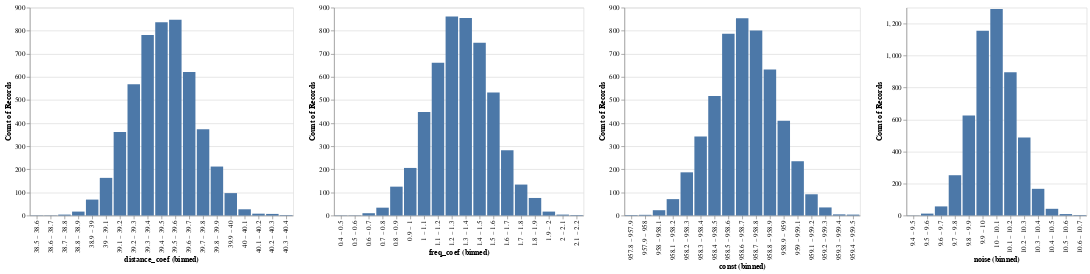

The code cell stored with this chart in its notebook:
### Markdown cell above
# Posterior distributions

### Code cell
import altair as alt

base = alt.Chart(pd.DataFrame(posterior).head(5000)).mark_bar().encode(y="count()")
base.encode(
    x=alt.X("distance_coef:O").bin(maxbins=20),
) | base.encode(
    x=alt.X("freq_coef:O").bin(maxbins=20),
) | base.encode(
    x=alt.X("const:O").bin(maxbins=20),
) | base.encode(
    x=alt.X("noise:O").bin(maxbins=20),
)

### Figure 1 — Vega-Lite specification as saved in the notebook (floating-point values rounded to 4 significant figures; data arrays with more than 128 entries replaced by an {"elided": "..."} marker saying what was removed)
{"config": {"view": {"continuousWidth": 300, "continuousHeight": 300}}, "hconcat": [{"mark": {"type": "bar"}, "encoding": {"x": {"bin": {"maxbins": 20}, "field": "distance_coef", "type": "ordinal"}, "y": {"aggregate": "count", "type": "quantitative"}}}, {"mark": {"type": "bar"}, "encoding": {"x": {"bin": {"maxbins": 20}, "field": "freq_coef", "type": "ordinal"}, "y": {"aggregate": "count", "type": "quantitative"}}}, {"mark": {"type": "bar"}, "encoding": {"x": {"bin": {"maxbins": 20}, "field": "const", "type": "ordinal"}, "y": {"aggregate": "count", "type": "quantitative"}}}, {"mark": {"type": "bar"}, "encoding": {"x": {"bin": {"maxbins": 20}, "field": "noise", "type": "ordinal"}, "y": {"aggregate": "count", "type": "quantitative"}}}], "data": {"name": "data-c15f2c12a3af417d05b4dbd906bd84cc"}, "$schema": "https://vega.github.io/schema/vega-lite/v5.17.0.json", "datasets": {"data-c15f2c12a3af417d05b4dbd906bd84cc": {"elided": "5000 records"}}}
